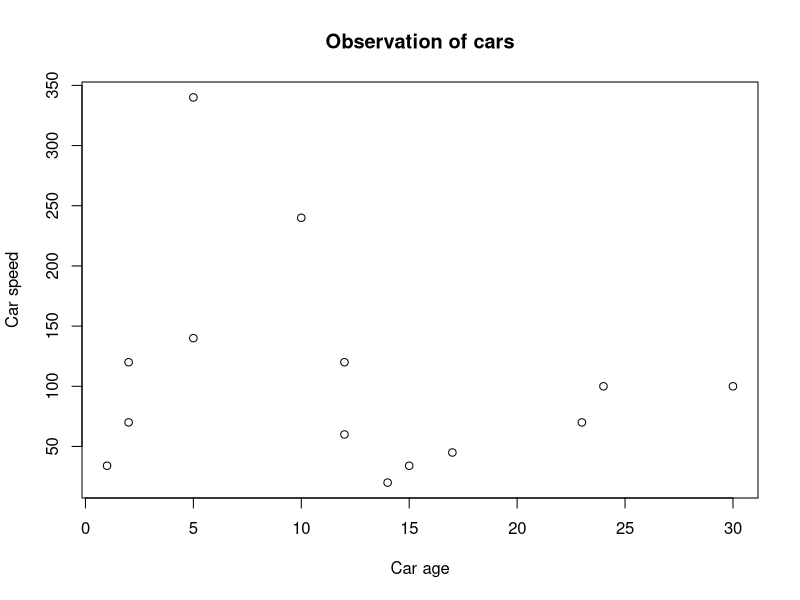

Reproduce this figure in R.
age <- c(1, 2, 5, 10, 30, 12, 24, 14, 15, 17, 12, 23, 2, 5)
speed <- c(34, 120, 340, 240, 100, 120, 100, 20, 34, 45, 60, 70, 70, 140)

plot(age, speed, main = "Observation of cars", xlab = "Car age", ylab = "Car speed")